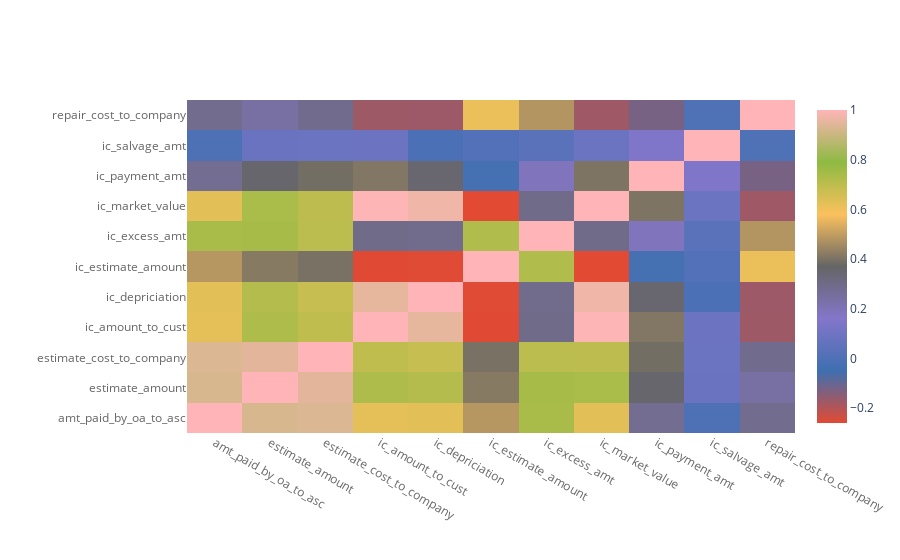

The code cell stored with this chart in its notebook:
### Markdown cell above
## Many features depreciation, amount to cust, salvage can be considered not apt for numerical analysis or inference given their sparsely populated nature. Same can be verified by the universal boxplots and histograms below.

### Code cell
numeric_new_1.corr().iplot("heatmap")

### Figure 1 — Plotly figure (JSON) as saved in the notebook; plotly's stock layout.template omitted (floating-point values rounded to 4 significant figures)
{"data": [{"colorscale": [[0, "rgb(226, 74, 51)"], [0.1667, "rgb(62, 111, 176)"], [0.3333, "rgb(132, 118, 202)"], [0.5, "rgb(101, 101, 101)"], [0.6667, "rgb(251, 193, 94)"], [0.8333, "rgb(142, 186, 66)"], [1, "rgb(255, 181, 184)"]], "type": "heatmap", "x": ["amt_paid_by_oa_to_asc", "estimate_amount", "estimate_cost_to_company", "ic_amount_to_cust", "ic_depriciation", "ic_estimate_amount", "ic_excess_amt", "ic_market_value", "ic_payment_amt", "ic_salvage_amt", "repair_cost_to_company"], "y": ["amt_paid_by_oa_to_asc", "estimate_amount", "estimate_cost_to_company", "ic_amount_to_cust", "ic_depriciation", "ic_estimate_amount", "ic_excess_amt", "ic_market_value", "ic_payment_amt", "ic_salvage_amt", "repair_cost_to_company"], "z": [[1, 0.9255, 0.9349, 0.6217, 0.6257, 0.4833, 0.7377, 0.6265, 0.2754, -0.0009558, 0.2847], [0.9255, 1, 0.9479, 0.731, 0.7186, 0.4179, 0.7414, 0.7353, 0.3537, 0.0823, 0.24], [0.9349, 0.9479, 1, 0.6979, 0.6806, 0.3979, 0.7034, 0.7009, 0.3898, 0.08625, 0.2869], [0.6217, 0.731, 0.6979, 1, 0.9527, -0.2582, 0.2961, 0.9966, 0.4105, 0.08794, -0.1736], [0.6257, 0.7186, 0.6806, 0.9527, 1, -0.2563, 0.2891, 0.9719, 0.3495, -0.01005, -0.1724], [0.4833, 0.4179, 0.3979, -0.2582, -0.2563, 1, 0.7238, -0.2603, -0.03027, 0.0107, 0.6103], [0.7377, 0.7414, 0.7034, 0.2961, 0.2891, 0.7238, 1, 0.2977, 0.1874, 0.03439, 0.4795], [0.6265, 0.7353, 0.7009, 0.9966, 0.9719, -0.2603, 0.2977, 1, 0.4036, 0.08551, -0.175], [0.2754, 0.3537, 0.3898, 0.4105, 0.3495, -0.03027, 0.1874, 0.4036, 1, 0.1485, -0.1238], [-0.0009558, 0.0823, 0.08625, 0.08794, -0.01005, 0.0107, 0.03439, 0.08551, 0.1485, 1, 0.002044], [0.2847, 0.24, 0.2869, -0.1736, -0.1724, 0.6103, 0.4795, -0.175, -0.1238, 0.002044, 1]], "zmax": 1, "zmin": -0.2603}], "layout": {"legend": {"bgcolor": "#FFFFFF", "font": {"color": "#666666"}}, "paper_bgcolor": "#FFFFFF", "plot_bgcolor": "#E5E5E5", "title": {"font": {"color": "#151516"}}, "xaxis": {"gridcolor": "#F6F6F6", "showgrid": true, "tickfont": {"color": "#666666"}, "title": {"font": {"color": "#666666"}, "text": ""}, "zerolinecolor": "#F6F6F6"}, "yaxis": {"gridcolor": "#F6F6F6", "showgrid": true, "tickfont": {"color": "#666666"}, "title": {"font": {"color": "#666666"}, "text": ""}, "zerolinecolor": "#F6F6F6"}}}
